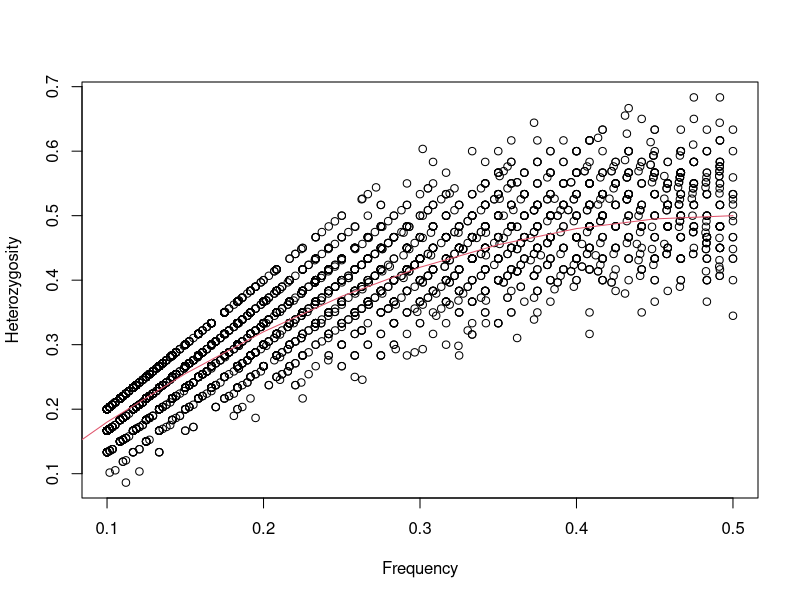
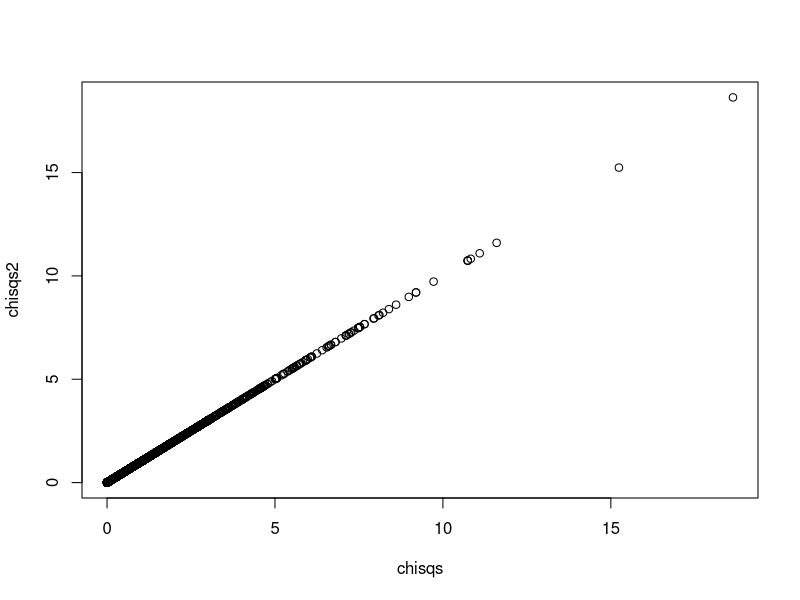
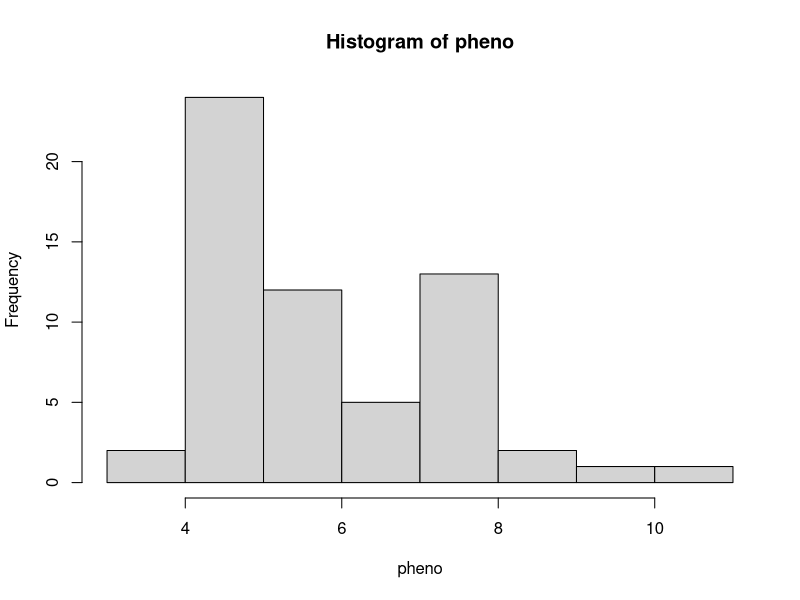
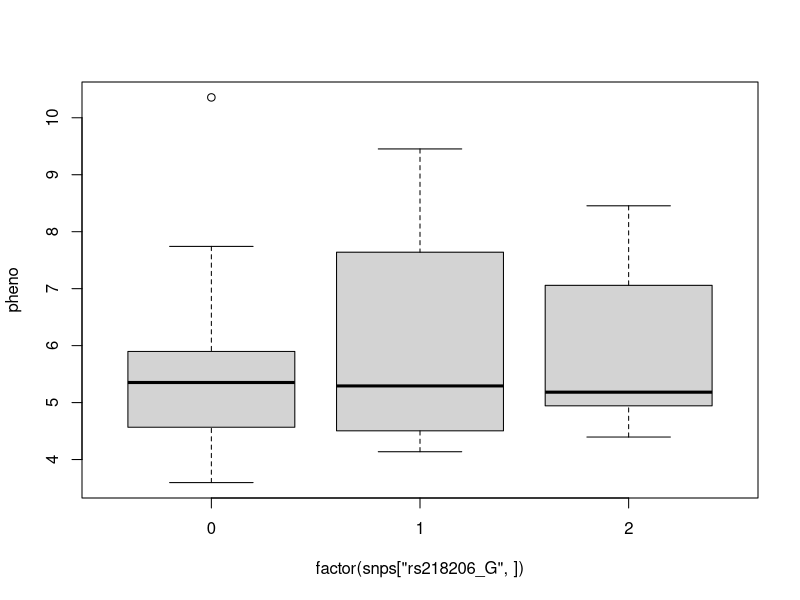
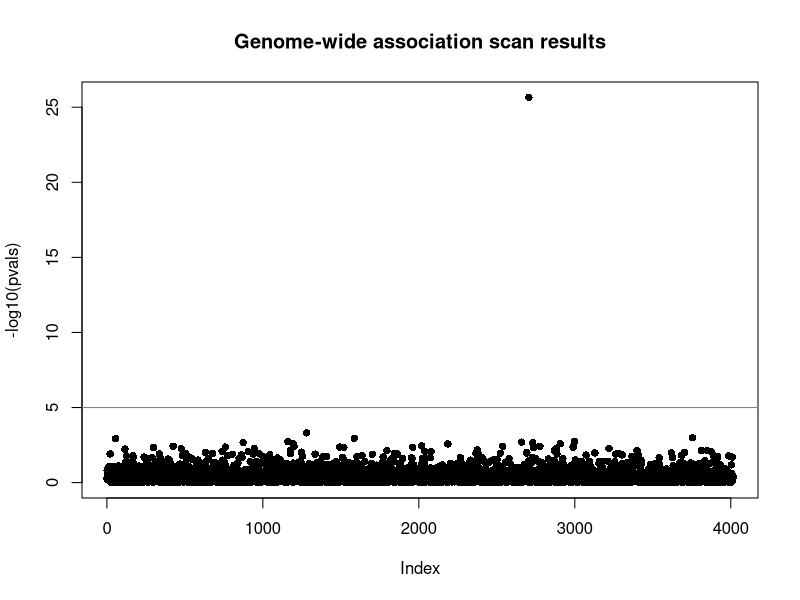
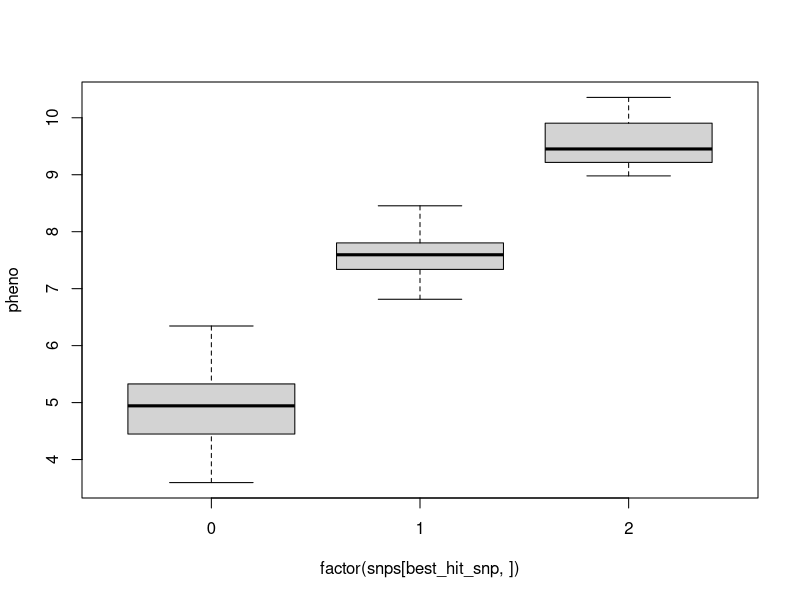

These charts were generated, in order, by the following R code:
#Additional in class excercises for R bootcamp:
#EEB 201, September 27, 2017
#Kirk Lohmueller


################# BEFORE BEGINNING: ######################

# First we'll load in a matrix of genotype data

# Copy the data files into a directory you will work in for this part of the course.
# Recommendation:  work/eebQuantIntro/Rintro/

# Set working directory:
#change this to whatever you want
setwd("~/GitHub/RBootcamp/Hw")

# Load a data set
snpsDataFrame <- read.table('hapmap_CEU_r23a_chr2_Id.txt',header=TRUE)

# What are the dimensions of the data?
dim(snpsDataFrame)


# Let's look at the top (or head) of the data set:
head(snpsDataFrame)

# Note:  If A is the more common allele and B is the more rare allele (i.e. major and minor alleles, repsectively)
#        Then, AA= 0,  AB= 1, BB = 2


# What are the column names? 
names(snpsDataFrame)

# What are the row names? 
row.names(snpsDataFrame)

# Because the data are really just a large numeric matrix, we convert the dataframe to a matrix:
snps=as.matrix(snpsDataFrame)

################### LOOKING CLOSELY AT ONE SNP #######################

# With row names we can easily extract certain SNPs using the id's
testSNP=snps["rs218206_G",]

table(testSNP)

# What is proportion of heterozygotes at this locus?
het=sum(testSNP==1)/length(testSNP)

# What if there is missing data?
testSNP=snps["rs6717613_A",]

# Try these commands
table(testSNP)
testSNP==1
length(testSNP)
is.na(testSNP)

# Now let's compute the observed heterozygosity
het=sum(testSNP==1)/length(testSNP)  # Note how this fails
het=sum(testSNP==1,na.rm=TRUE)/sum(!is.na(testSNP))  # but this doesn't, because 


###### EXPLORATORY PLOT OF SNP ALLELE FREQUENCY VS. OBSERVED HETEROZYGOSITY #####

# To inspect the data, let's compute the frequency of each SNP and compare it 
# to the observed heterozygosity (i.e. the proportion of individuals who are heterozygotes)

# What is the frequency of the minor allele?
freq=sum(testSNP,na.rm=TRUE)/(2.0*sum(!is.na(testSNP)))

# Now, let's define functions that do this for a generic set of SNP data
calc_freq=function(x){
	return(sum(x,na.rm=TRUE)/(2.0*sum(!is.na(x))))
}

calc_het=function(x){
	return(sum(x==1,na.rm=TRUE)/(sum(!is.na(x))))
}

# And now let's apply the functions to each and every SNP
freq=apply(snps,1,calc_freq)
het=apply(snps,1,calc_het)

# And now we can make exploratory plots
plot(freq,het,xlab="Frequency",ylab="Heterozygosity")  # Scatter plot

# Let's add a line to show what relationship we'd expect under Hardy-Weinberg expectations
p=seq(0,0.5,by=0.05)   # Set-up a vector with a sequence of allele frequencies
points(p,2*p*(1-p),type="l",col=2) # Plot the HW expectation as a line in red


## APPYLING A CHI-SQUARE TEST TO EACH SNP TO FORMALLY LOOK FOR DEPARTURES FROM HARDY-WEINBERG EXPECTATIONS ###

compute_chisquare=function(x){
	freq=sum(x,na.rm=TRUE)/(2.0*sum(!is.na(x)))
	cnt0=sum(x==0,na.rm=TRUE)
	cnt1=sum(x==1,na.rm=TRUE)
	cnt2=sum(x==2,na.rm=TRUE)
	obscnts=c(cnt0,cnt1,cnt2)
	#print(obscnts)
	n=sum(obscnts)
	expcnts=c((1-freq)^2,2*freq*(1-freq),freq^2)*n
	chisq=sum((obscnts-expcnts)^2/expcnts)
	return(chisq)
}

#let's make a second funtion that makes use of R's built in chisq.test function

compute_chisquare_2=function(x){
	freq=sum(x,na.rm=TRUE)/(2.0*sum(!is.na(x)))
	cnt0=sum(x==0,na.rm=TRUE)
	cnt1=sum(x==1,na.rm=TRUE)
	cnt2=sum(x==2,na.rm=TRUE)
	obscnts=c(cnt0,cnt1,cnt2)
	#print(obscnts)
	n=sum(obscnts)
	#here we use the built-in function for the chi-sq distribution:
	exp_probs=c((1-freq)^2,2*freq*(1-freq),freq^2) #note, here we don't multiply by n
	chisq<-chisq.test(obscnts,p=exp_probs, correct = FALSE)$statistic
	return(chisq)
}




# Apply the compute_chi_square function to each snp
chisqs=apply(snps,1,compute_chisquare)
chisqs2=apply(snps,1,compute_chisquare_2)

#check to see that the chisquare statistcs are the same:
#first do this by computing Pearson's correlation coefficient:
cor.test(chisqs,chisqs2)

#we can also do a quick scatterplot:
plot(chisqs,chisqs2)

# Compute p-values for each chi-square value using the pchisq function
pvals=pchisq(chisqs,1,lower.tail=FALSE)



# Count the number of pvals smaller than the significance threshold
signifthres<-0.05
sum(pvals<signifthres) 
mean(pvals<signifthres) 

#which SNPs?
sig_snps<-subset(pvals,pvals<0.05) #pull out the snps with P-vals<0.05
sig_snp_ids<-names(sig_snps)


#now pull out the genotypes for all the significant SNPs:
sig_geno<-snps[sig_snp_ids,]

#from original snps file, pulls out only the data from the significant 
#   snips by calling on the names from the significant p-value vectors
#   

#sig_geno is a matrix that has all the genotypes for the 181 SNPs with a P-value<0.05

###################### PLAYING "FIND-THE-SNP" ##########################
################################################PROBABLY WON'T GET THIS FAR!


# In this section, we will read in data that provides a phenotype for each individual, and 
# then search our list of 

# Read in phenotype data file
z=read.table("pheno.sim.2014.txt",header=TRUE)
# Extract the glucose level column as our phenotype of interest
pheno=z$glucose_mmolperL
# Check length is equal to number of individuals
length(pheno)
# Plot histogram
hist(pheno)

# Fit a linear model where the genotype is a single categorical variable (equivalent 
#   to one-way anova)
genofactor=factor(snps["rs218206_G",])
m=lm(pheno~genofactor)
summary(m)
# Make a plot of the phenotype as a function of the categorical variable 
plot(pheno~factor(snps["rs218206_G",]))  # Note: plot automatically produces a boxplot

# Write a function to return the Ftest pvalue from the one-way anova
calc_Ftest_pval=function(geno){
	m=lm(pheno~factor(geno))
	fstat=summary(m)$fstatistic
	pval=pf(fstat[1],fstat[2],fstat[3],lower.tail=FALSE)
	return(pval)
}

# Apply to all SNPs (may be slow)
pvals=apply(snps,1,calc_Ftest_pval)

# Make a "Manhattan plot"  
plot(-log10(pvals),pch=16,main="Genome-wide association scan results")

# Note: with Bonferroni correction - singificance treshold is roughly 10^-5 or ~5 on -log10 scale.
# Add a line to show significance threshold
abline(h=5,col=2)
log_pval<-(-log10(pvals))

#abline This function adds one or more straight lines through the current plot.

#now get the SNPs that are more significant than the threshold:
best_hit_snp<-names(subset(log_pval,log_pval>5))
#now get teh -log10 pvalue
subset(log_pval,log_pval>5)

# Look at the results for the best hit SNP more carefully to confirm the result
m=lm(pheno~factor(snps[best_hit_snp,]))
plot(pheno~factor(snps[best_hit_snp,]))  # Note: plot automatically produces a boxplot
summary(m)


######################################################################
